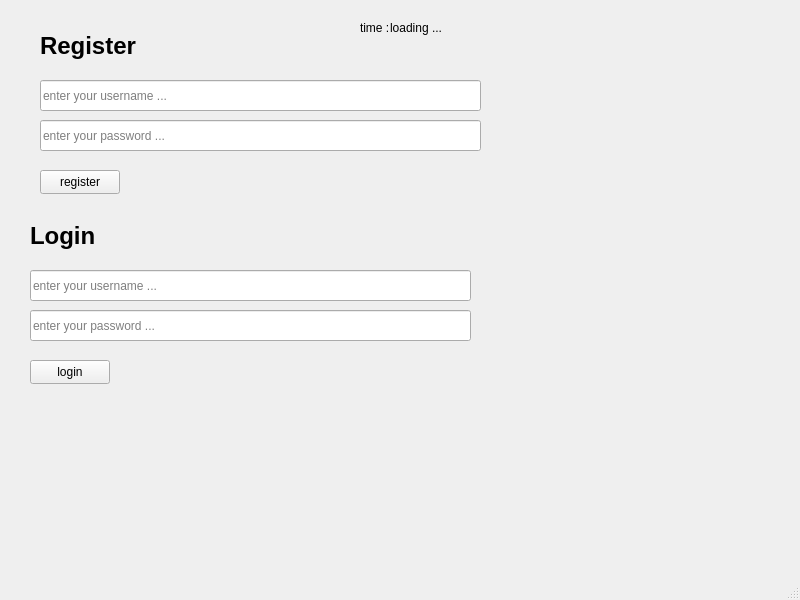
<?xml version="1.0" encoding="UTF-8"?>
<ui version="4.0">
 <class>MainWindow</class>
 <widget class="QMainWindow" name="MainWindow">
  <property name="geometry">
   <rect>
    <x>0</x>
    <y>0</y>
    <width>800</width>
    <height>600</height>
   </rect>
  </property>
  <property name="windowTitle">
   <string>MainWindow</string>
  </property>
  <widget class="QWidget" name="centralwidget">
   <widget class="QLabel" name="label">
    <property name="geometry">
     <rect>
      <x>40</x>
      <y>20</y>
      <width>111</width>
      <height>51</height>
     </rect>
    </property>
    <property name="font">
     <font>
      <pointsize>18</pointsize>
      <bold>true</bold>
     </font>
    </property>
    <property name="text">
     <string>Register</string>
    </property>
   </widget>
   <widget class="QPushButton" name="register_btn">
    <property name="geometry">
     <rect>
      <x>40</x>
      <y>170</y>
      <width>80</width>
      <height>24</height>
     </rect>
    </property>
    <property name="text">
     <string>register</string>
    </property>
   </widget>
   <widget class="QLabel" name="label_2">
    <property name="geometry">
     <rect>
      <x>30</x>
      <y>210</y>
      <width>111</width>
      <height>51</height>
     </rect>
    </property>
    <property name="font">
     <font>
      <pointsize>18</pointsize>
      <bold>true</bold>
     </font>
    </property>
    <property name="text">
     <string>Login</string>
    </property>
   </widget>
   <widget class="QPushButton" name="login_btn">
    <property name="geometry">
     <rect>
      <x>30</x>
      <y>360</y>
      <width>80</width>
      <height>24</height>
     </rect>
    </property>
    <property name="text">
     <string>login</string>
    </property>
   </widget>
   <widget class="QLineEdit" name="register_username">
    <property name="geometry">
     <rect>
      <x>40</x>
      <y>80</y>
      <width>441</width>
      <height>31</height>
     </rect>
    </property>
    <property name="placeholderText">
     <string>enter your username ...</string>
    </property>
   </widget>
   <widget class="QLineEdit" name="register_password">
    <property name="geometry">
     <rect>
      <x>40</x>
      <y>120</y>
      <width>441</width>
      <height>31</height>
     </rect>
    </property>
    <property name="text">
     <string/>
    </property>
    <property name="echoMode">
     <enum>QLineEdit::Password</enum>
    </property>
    <property name="placeholderText">
     <string>enter your password ...</string>
    </property>
   </widget>
   <widget class="QLineEdit" name="login_username">
    <property name="geometry">
     <rect>
      <x>30</x>
      <y>270</y>
      <width>441</width>
      <height>31</height>
     </rect>
    </property>
    <property name="placeholderText">
     <string>enter your username ...</string>
    </property>
   </widget>
   <widget class="QLineEdit" name="login_password">
    <property name="geometry">
     <rect>
      <x>30</x>
      <y>310</y>
      <width>441</width>
      <height>31</height>
     </rect>
    </property>
    <property name="text">
     <string/>
    </property>
    <property name="echoMode">
     <enum>QLineEdit::Password</enum>
    </property>
    <property name="placeholderText">
     <string>enter your password ...</string>
    </property>
   </widget>
   <widget class="QLabel" name="label_3">
    <property name="geometry">
     <rect>
      <x>360</x>
      <y>20</y>
      <width>31</width>
      <height>16</height>
     </rect>
    </property>
    <property name="text">
     <string>time :</string>
    </property>
   </widget>
   <widget class="QLabel" name="lbl_time">
    <property name="geometry">
     <rect>
      <x>390</x>
      <y>20</y>
      <width>381</width>
      <height>16</height>
     </rect>
    </property>
    <property name="text">
     <string>loading ...</string>
    </property>
   </widget>
  </widget>
  <widget class="QMenuBar" name="menubar">
   <property name="geometry">
    <rect>
     <x>0</x>
     <y>0</y>
     <width>800</width>
     <height>21</height>
    </rect>
   </property>
  </widget>
  <widget class="QStatusBar" name="statusbar"/>
 </widget>
 <resources/>
 <connections/>
</ui>
